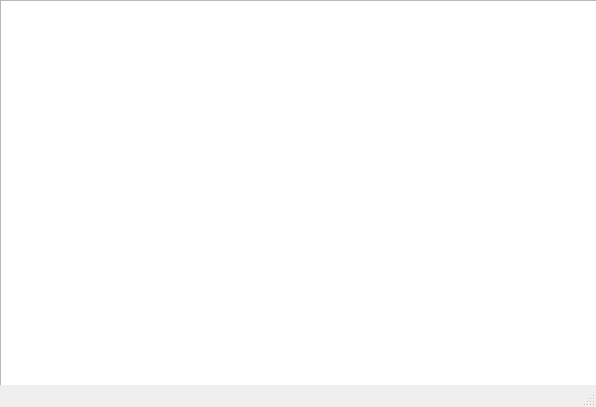
<?xml version="1.0" encoding="UTF-8"?>
<ui version="4.0">
 <class>TankGameWindow</class>
 <widget class="QMainWindow" name="TankGameWindow">
  <property name="geometry">
   <rect>
    <x>0</x>
    <y>0</y>
    <width>596</width>
    <height>407</height>
   </rect>
  </property>
  <property name="windowTitle">
   <string>TankGameWindow</string>
  </property>
  <widget class="QWidget" name="centralWidget">
   <widget class="QGraphicsView" name="graphicsView">
    <property name="geometry">
     <rect>
      <x>0</x>
      <y>0</y>
      <width>601</width>
      <height>391</height>
     </rect>
    </property>
   </widget>
  </widget>
  <widget class="QStatusBar" name="statusBar"/>
 </widget>
 <layoutdefault spacing="6" margin="11"/>
 <resources/>
 <connections/>
</ui>
